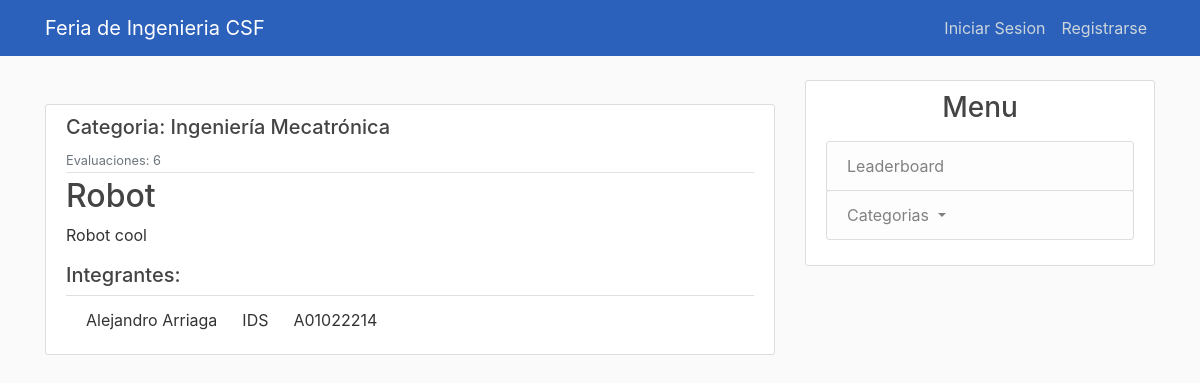
The app's page /project/3/ with its own data.
### feria_ing/models.py (models this page shows, shortened)
class Project(models.Model):
    id = models.IntegerField(primary_key=True)
    nombre = models.CharField(max_length=140)
    descripcion = models.TextField()
    categorias = models.ForeignKey(
        Categoria,
        on_delete = models.SET_NULL,
        null = True
    )
    requierements = models.CharField(max_length=140)
    evaluaciones = models.IntegerField()

class Categoria(models.Model):
    abreviacion = models.CharField(max_length=7, primary_key=True)
    nombre = models.CharField(max_length=100)
    num_proyectos = models.IntegerField()
    def __str__(self):
        return self.nombre

### users/models.py (models this page shows, shortened)
class Alumno(models.Model):
    matricula = models.CharField(max_length=9,primary_key=True)
    nombres = models.CharField(max_length=140)
    apellidos = models.CharField(max_length=140)
    proyecto = models.ForeignKey(Project,on_delete=models.CASCADE, null =True)
    carrera = models.CharField(max_length=5)

### feria_ing/views.py (the view)
# urls.py: path('project/<int:pk>/', ProjectDetailView.as_view(), name="project-detail"),
class ProjectDetailView(DetailView):
    model = Project
    def get_context_data(self, **kwargs):
        context = super(ProjectDetailView, self).get_context_data(**kwargs)
        alum = []
        list_al = Alumno.objects.all()
        prof_list = Profesor.objects.all()
        project_id = self.kwargs['pk']
        ld_user = self.request.user
        self.request.session['pk'] = project_id
        mat = ld_user.username.split('@')[0]
        eva_list =  Evaluacion.objects.all().filter(proyecto = project_id, profesor = mat)
        current_user = None
        for al in list_al:
            if al.matricula == mat:
                current_user = al
            if al.proyecto_id == project_id:
                alum.append(al)
        if current_user:
            type = True #Es alumno
        else:
            type= False #Es prof
        for prof in prof_list:
            if prof.matricula == mat:
                current_user = prof
        if eva_list:
            evaluated = True
        else:
            evaluated = False
        context['alumnos'] = alum
        context['user_current'] = current_user
        context['type'] = type
        context['evaluated'] = evaluated
        return context

### feria_ing/templates/feria_ing/project_detail.html (shortened to what this page needs)
{% extends "feria_ing/base.html" %}
{% block content %}
  <br>
        <article class="media content-section">
          <div class="media-body">
            <div class="article-metadata">
                <h5 class="mr-2"> Categoria:  {{ object.categorias }}</h5>
              <small class="text-muted">Evaluaciones: {{ object.evaluaciones }}</small>
            </div>
            <h2>{{ object.nombre }}</h2>
            <p class="article-content">{{ object.descripcion }}</p>
            <h5>Integrantes: </h5>
            <ul class="list-group list-group-flush">
                {%for alumno in alumnos%}
                <li class="list-group-item">{{alumno.nombres}} {{alumno.apellidos}} &emsp; {{alumno.carrera}}
                    &emsp; {{alumno.matricula}}
                </li>
                {% endfor %}
              </ul>
          </div>
        </article>
{% endblock content %}

### feria_ing/static/feria_ing/style.css (style rules this page uses)
body { background: #fafafa; color: #333333; margin-top: 5rem; }
h1, h2, h3, h4, h5, h6 { color: #444444; }
ul { margin: 0; }
.content-section { background: #ffffff; padding: 10px 20px; border: 1px solid #dddddd; border-radius: 3px; margin-bottom: 20px; }
.article-content { white-space: pre-line; }
.article-metadata { padding-bottom: 1px; margin-bottom: 4px; border-bottom: 1px solid #e3e3e3 }

### records on screen
Project: categorias "Ingeniería Mecatrónica", evaluaciones "6", nombre "Robot", descripcion "Robot cool"
Alumno: nombres "Alejandro", apellidos "Arriaga", carrera "IDS", matricula "A01022214"
